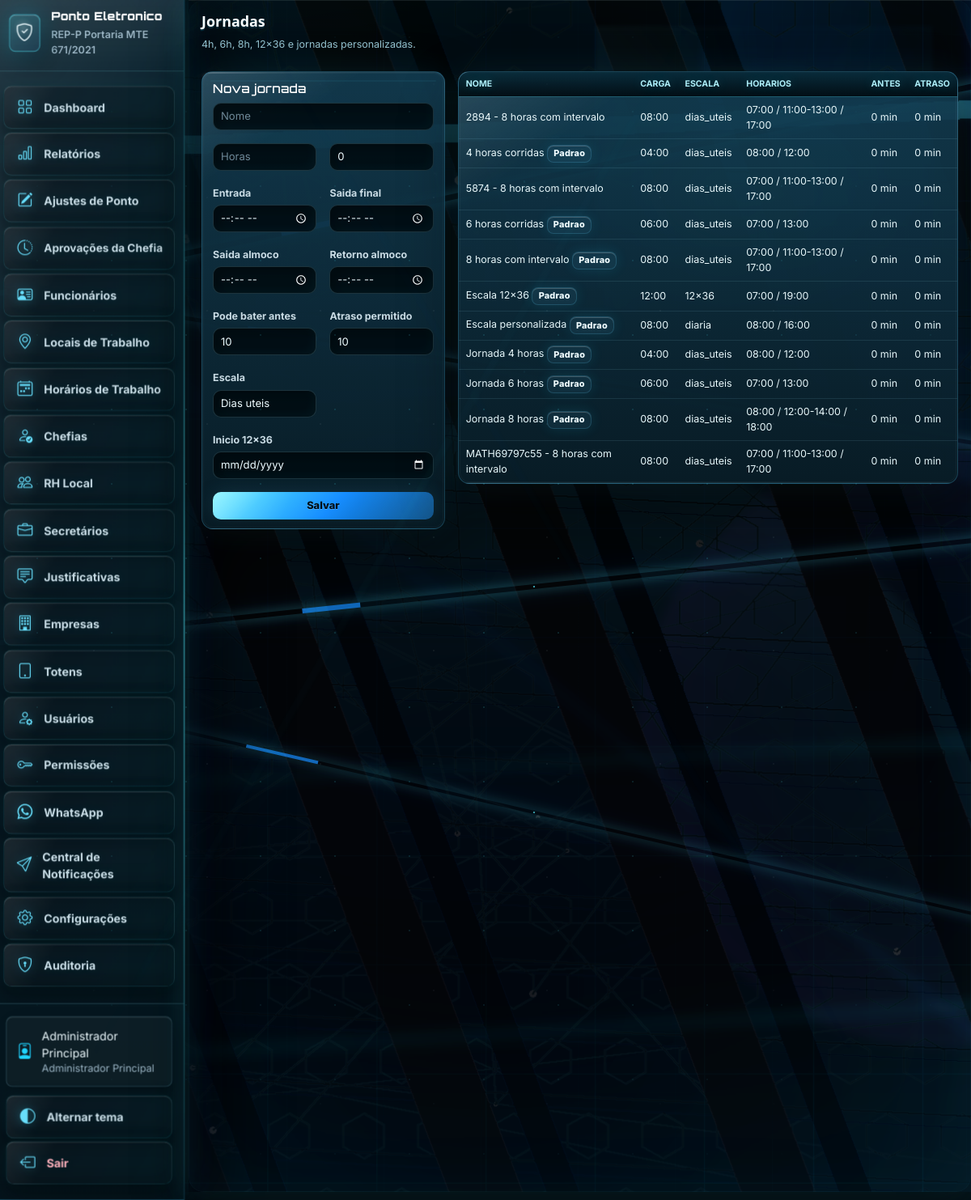
/jornadas (signed in), run on the app's committed database.
### tables this page shows
CREATE TABLE usuarios (
            id INTEGER PRIMARY KEY AUTOINCREMENT,
            nome TEXT NOT NULL,
            login TEXT UNIQUE NOT NULL,
            senha TEXT NOT NULL,
            perfil TEXT NOT NULL
        , funcionario_id INTEGER, ativo INTEGER NOT NULL DEFAULT 1, rh_local_id INTEGER, chefia_id INTEGER, secretario_id INTEGER, cpf TEXT, email TEXT, telefone TEXT, secretaria_departamento TEXT);

CREATE TABLE jornadas (
            id INTEGER PRIMARY KEY AUTOINCREMENT,
            nome TEXT UNIQUE NOT NULL,
            carga_minutos INTEGER NOT NULL,
            entrada TEXT NOT NULL,
            saida_almoco TEXT,
            retorno_almoco TEXT,
            saida_final TEXT NOT NULL,
            tolerancia_minutos INTEGER NOT NULL DEFAULT 0,
            tipo_escala TEXT NOT NULL DEFAULT 'dias_uteis',
            data_inicio_escala TEXT,
            padrao INTEGER NOT NULL DEFAULT 0,
            ativa INTEGER NOT NULL DEFAULT 1
        );

### app.py (the view, shortened to what this page needs)
@app.route("/jornadas", methods=["GET", "POST"])
@login_required
@perfil_required("Administrador Principal", "RH Local")
def jornadas():
    rows = query("SELECT * FROM jornadas ORDER BY ativa DESC, nome")
    return page_template('pages/jornadas.html', title="Jornadas", rows=rows, fmt=fmt_minutes)

### app.py (called while the page is built, shortened)
@app.after_request
def add_api_cors_headers(response):
    return response

def get_db():
    if "db" not in g:
        g.db = sqlite3.connect(DB_PATH)
        g.db.row_factory = sqlite3.Row
    return g.db

def query(sql, params=()):
    return get_db().execute(sql, params).fetchall()

def one(sql, params=()):
    return get_db().execute(sql, params).fetchone()

def csrf_token():
    token = session.get("_csrf_token")
    if not token:
        token = secrets.token_urlsafe(32)
        session["_csrf_token"] = token
    return token

def csrf_input():
    return f'<input type="hidden" name="_csrf_token" value="{csrf_token()}">'

@app.before_request
def validate_csrf():
    if request.method != "POST":
        return None

@app.after_request
def security_headers(response):
    response.headers.setdefault("X-Content-Type-Options", "nosniff")
    response.headers.setdefault("X-Frame-Options", "SAMEORIGIN")
    response.headers.setdefault("Referrer-Policy", "strict-origin-when-cross-origin")
    if request.path in ("/totem-facial", "/terminal-ponto") or request.path.startswith("/totem-facial/"):
        response.headers["Cache-Control"] = "no-store, no-cache, must-revalidate, max-age=0"
        response.headers["Pragma"] = "no-cache"
        response.headers["Expires"] = "0"
    return response

def fmt_minutes(minutes):
    sign = "-" if minutes < 0 else ""
    minutes = abs(int(minutes or 0))
    return f"{sign}{minutes // 60:02d}:{minutes % 60:02d}"

def current_user():
    if not session.get("user_id"):
        return None
    return one("SELECT * FROM usuarios WHERE id = ?", (session["user_id"],))

def login_required(view):
    @wraps(view)
    def wrapped(*args, **kwargs):
        if not session.get("user_id"):
            return redirect(url_for("login"))
        return view(*args, **kwargs)
    return wrapped

@app.context_processor
def inject_asset_version():
    return {"asset_version": APP_ASSET_VERSION}

def page_template(template_name, title=None, **ctx):
    return render_template(
        template_name,
        title=title,
        user=current_user(),
        nav_links=nav_links,
        csrf_input=csrf_input,
        **ctx,
    )

### templates/pages/jornadas.html (shortened to what this page needs)
{% extends "base.html" %}
{% block body %}
<div class="mb-4"><h3 class="fw-bold">Jornadas</h3><div class="text-muted">4h, 6h, 8h, 12x36 e jornadas personalizadas.</div></div>
<div class="row g-3">
  <div class="col-lg-4"><div class="card"><div class="card-body">
    <h5>Nova jornada</h5>
    <form method="post" class="row g-3">{{ csrf_input()|safe }}
      <div class="col-12"><input class="form-control" name="nome" placeholder="Nome" required></div>
      <div class="col-6"><input class="form-control" type="number" name="carga_horas" placeholder="Horas" required></div>
      <div class="col-6"><input class="form-control" type="number" name="carga_minutos" value="0"></div>
      <div class="col-6"><label class="form-label">Entrada</label><input class="form-control" type="time" name="entrada" required></div>
      <div class="col-6"><label class="form-label">Saida final</label><input class="form-control" type="time" name="saida_final" required></div>
      <div class="col-6"><label class="form-label">Saida almoco</label><input class="form-control" type="time" name="saida_almoco"></div>
      <div class="col-6"><label class="form-label">Retorno almoco</label><input class="form-control" type="time" name="retorno_almoco"></div>
      <div class="col-6"><label class="form-label">Pode bater antes</label><input class="form-control" type="number" min="0" name="tolerancia_antes_minutos" value="10"></div>
      <div class="col-6"><label class="form-label">Atraso permitido</label><input class="form-control" type="number" min="0" name="tolerancia_atraso_minutos" value="10"></div>
      <div class="col-6"><label class="form-label">Escala</label><select class="form-select" name="tipo_escala"><option value="dias_uteis">Dias uteis</option></select></div>
      <div class="col-12"><label class="form-label">Inicio 12x36</label><input class="form-control" type="date" name="data_inicio_escala"></div>
      <div class="col-12"><button class="btn btn-primary w-100">Salvar</button></div>
    </form>
  </div></div></div>
  <div class="col-lg-8"><div class="card"><div class="table-responsive"><table class="table table-hover mb-0">
    <thead><tr><th>Nome</th><th>Carga</th><th>Escala</th><th>Horarios</th><th>Antes</th><th>Atraso</th></tr></thead>
    <tbody>{% for j in rows %}<tr><td>{{ j.nome }} {% if j.padrao %}<span class="badge bg-info">Padrao</span>{% endif %}</td><td>{{ fmt(j.carga_minutos) }}</td><td>{{ j.tipo_escala }}</td><td>{{ j.entrada }}{% if j.saida_almoco %} / {{ j.saida_almoco }}-{{ j.retorno_almoco }}{% endif %} / {{ j.saida_final }}</td><td>{{ j.tolerancia_antes_minutos }} min</td><td>{{ j.tolerancia_atraso_minutos }} min</td></tr>{% endfor %}</tbody>
  </table></div></div></div>
</div>
{% endblock %}

### templates/base.html (shortened to what this page needs)
<!doctype html>
<html lang="pt-br" data-bs-theme="dark">
<head>
  <link href="https://cdn.jsdelivr.net/npm/bootstrap@5.3.3/dist/css/bootstrap.min.css" rel="stylesheet">
  <link href="https://cdn.jsdelivr.net/npm/bootstrap-icons@1.11.3/font/bootstrap-icons.css" rel="stylesheet">
  <link href="{{ url_for('static', filename='css/app.css') }}?v={{ asset_version }}" rel="stylesheet">
</head>
<body class="app-shell">
<div class="app-background" aria-hidden="true">
  <img class="app-background-image" src="{{ url_for('static', filename='img/login-data-streams.png') }}?v={{ asset_version }}" alt="">
  <img class="app-background-veil" src="{{ url_for('static', filename='img/tech-veil.png') }}?v={{ asset_version }}" alt="">
  <div class="app-background-streams">
    <span class="app-background-stream app-background-stream-a"></span>
    <span class="app-background-stream app-background-stream-b"></span>
    <span class="app-background-stream app-background-stream-c"></span>
    <span class="app-background-stream app-background-stream-d"></span>
  </div>
</div>
{% if session.get('user_id') %}
<div class="layout d-flex">
  <aside class="sidebar">
    <div class="brand">
      <div class="brand-mark"><i class="bi bi-shield-check"></i></div>
      <div><strong>Ponto Eletronico</strong><small>REP-P Portaria MTE 671/2021</small></div>
    </div>
    <div class="sidebar-scroll">
      {{ nav_links('')|safe }}
    </div>
    <div class="sidebar-footer">
      <div class="user-chip"><i class="bi bi-person-badge"></i><span>{{ user.nome }}<small>{{ user.perfil }}</small></span></div>
      <a class="theme-link" href="{{ url_for('toggle_theme') }}"><i class="bi bi-circle-half"></i> Alternar tema</a>
      <a class="logout-link" href="{{ url_for('logout') }}"><i class="bi bi-box-arrow-left"></i> Sair</a>
    </div>
  </aside>
  <main class="content">
    <div class="content-glow"></div>
{% endif %}
    {% block body %}{{ body|safe }}{% endblock %}
{% if session.get('user_id') %}
  </main>
</div>
{% endif %}
</body>
</html>

### data on the page
usuarios: nome "Administrador Principal", perfil "Administrador Principal"
jornadas: nome "2894 - 8 horas com intervalo", carga_minutos "08:00", tipo_escala "dias_uteis", entrada "07:00", saida_almoco "11:00", retorno_almoco "13:00", saida_final "17:00", tolerancia_antes_minutos "0", tolerancia_atraso_minutos "0"
jornadas: nome "4 horas corridas", padrao "Padrao", carga_minutos "04:00", tipo_escala "dias_uteis", entrada "08:00", saida_final "12:00", tolerancia_antes_minutos "0", tolerancia_atraso_minutos "0"
jornadas: nome "5874 - 8 horas com intervalo", carga_minutos "08:00", tipo_escala "dias_uteis", entrada "07:00", saida_almoco "11:00", retorno_almoco "13:00", saida_final "17:00", tolerancia_antes_minutos "0", tolerancia_atraso_minutos "0"
jornadas: nome "6 horas corridas", padrao "Padrao", carga_minutos "06:00", tipo_escala "dias_uteis", entrada "07:00", saida_final "13:00", tolerancia_antes_minutos "0", tolerancia_atraso_minutos "0"
jornadas: nome "8 horas com intervalo", padrao "Padrao", carga_minutos "08:00", tipo_escala "dias_uteis", entrada "07:00", saida_almoco "11:00", retorno_almoco "13:00", saida_final "17:00", tolerancia_antes_minutos "0", tolerancia_atraso_minutos "0"
jornadas: nome "Escala 12x36", padrao "Padrao", carga_minutos "12:00", tipo_escala "12x36", entrada "07:00", saida_final "19:00", tolerancia_antes_minutos "0", tolerancia_atraso_minutos "0"
jornadas: nome "Escala personalizada", padrao "Padrao", carga_minutos "08:00", tipo_escala "diaria", entrada "08:00", saida_final "16:00", tolerancia_antes_minutos "0", tolerancia_atraso_minutos "0"
jornadas: nome "Jornada 4 horas", padrao "Padrao", carga_minutos "04:00", tipo_escala "dias_uteis", entrada "08:00", saida_final "12:00", tolerancia_antes_minutos "0", tolerancia_atraso_minutos "0"
jornadas: nome "Jornada 6 horas", padrao "Padrao", carga_minutos "06:00", tipo_escala "dias_uteis", entrada "07:00", saida_final "13:00", tolerancia_antes_minutos "0", tolerancia_atraso_minutos "0"
jornadas: nome "Jornada 8 horas", padrao "Padrao", carga_minutos "08:00", tipo_escala "dias_uteis", entrada "08:00", saida_almoco "12:00", retorno_almoco "14:00", saida_final "18:00", tolerancia_antes_minutos "0", tolerancia_atraso_minutos "0"
jornadas: nome "MATH69797c55 - 8 horas com intervalo", carga_minutos "08:00", tipo_escala "dias_uteis", entrada "07:00", saida_almoco "11:00", retorno_almoco "13:00", saida_final "17:00", tolerancia_antes_minutos "0", tolerancia_atraso_minutos "0"
